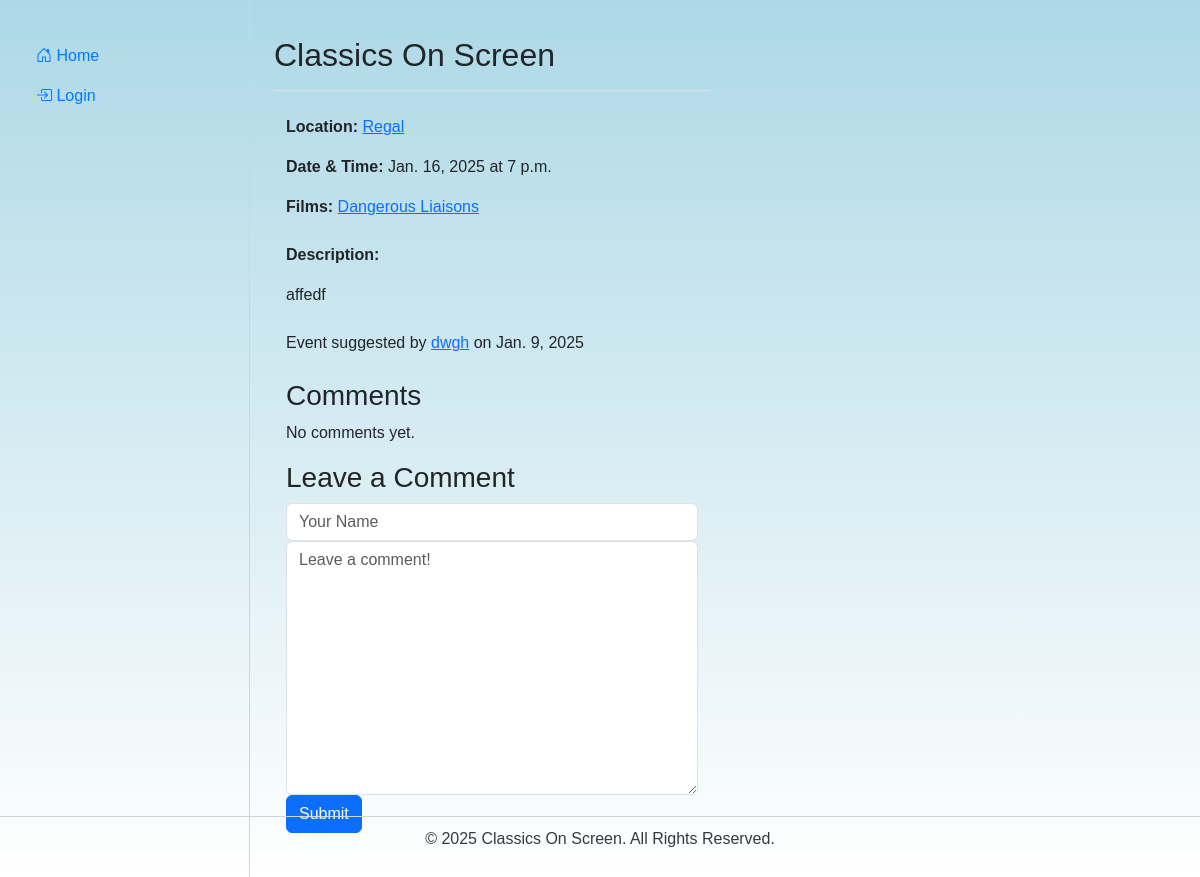
Page /show/2/ on the earlier database version.
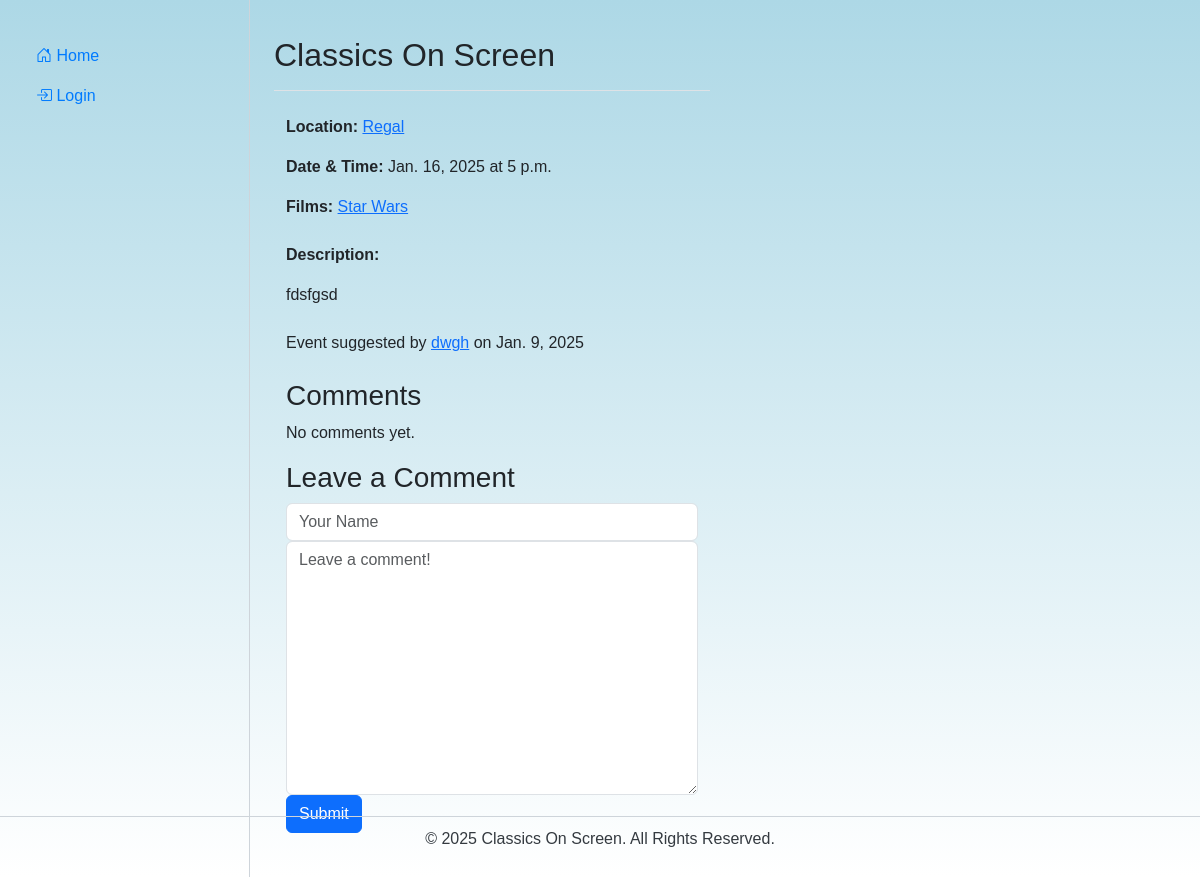
Same page on the later database version.
### blog/models.py (models this page shows, shortened)
class Show(models.Model):
    STATUS_CHOICES = [
        ('inactive', 'Inactive'),
        ('tbc', 'To Be Confirmed'),
        ('confirmed', 'Confirmed'),
        ('cancelled', 'Cancelled'),
        ('completed', 'Completed'),
        ('expired', 'Expired'),
    ]
    body = models.TextField()
    created_by = models.ForeignKey("SiteUser", on_delete=models.CASCADE)
    created_on = models.DateTimeField(auto_now_add=True)
    last_modified = models.DateTimeField(auto_now=True)
    film = models.ForeignKey("Film", on_delete=models.CASCADE, related_name="shows")
    location = models.ForeignKey("Location", on_delete=models.CASCADE, related_name="shows")
    eventtime = models.DateTimeField()
    credits = models.PositiveIntegerField(blank=True, null=True, default=0)
    status = models.CharField(max_length=10, choices=STATUS_CHOICES, default='inactive')
    class Meta:
        ordering = ['eventtime']
        unique_together = ('film', 'location', 'eventtime')

class Film(models.Model):
    name = models.CharField(max_length=60, unique=True)
    overridecapacity = models.IntegerField(blank=True, null=True)
    imdb_code = models.CharField(max_length=10, blank=False, null=False, unique=True)

class Location(models.Model):
    name = models.CharField(max_length=60, unique=True)
    min_capacity = models.IntegerField(default=40, blank=False, null=False)
    def __str__(self):
        return self.name

class SiteUser(AbstractUser):
    credits = models.IntegerField(blank=True, null=True, default=0)

### blog/views.py (the view, shortened to what this page needs)
# urls.py: path("show/<int:pk>/", views.blog_detail, name="blog_detail"),
def blog_detail(request, pk):
    show = get_object_or_404(Show, pk=pk)
    form = CommentForm()
    comments = Comment.objects.filter(show=show)
    context = {
        "show": show,
        "comments": comments,
        "form": form
    }
    return render(request, "blog/detail.html", context)

### blog/forms.py
class CommentForm(forms.Form):
    author = forms.CharField(
        max_length=60,
        widget=forms.TextInput(
            attrs={"class": "form-control", "placeholder": "Your Name"}
        ),
    )
    body = forms.CharField(
        widget=forms.Textarea(
            attrs={"class": "form-control", "placeholder": "Leave a comment!"}
        )
    )

### blog/templates/blog/detail.html (shortened to what this page needs)
{% extends "base.html" %}
{% block page_content %}
<div class="container">
    <div class="mb-4">
        <p><strong>Location:</strong>
            <a href="{% url 'blog_location' show.location.name %}">{{ show.location }}</a>
        </p>
        <p><strong>Date & Time:</strong> {{ show.eventtime.date }} at {{ show.eventtime.time }}</p>
        <p><strong>Films:</strong>
            {% if show.film %}
                <a href="{% url 'blog_film' show.film.name %}">{{ show.film.name }}</a>
            {% else %}
                No Films
            {% endif %}
        </p>
    </div>
    <div class="mb-4">
        <p><strong>Description:</strong></p>
        <p>{{ show.body | linebreaks }}</p>
    </div>
    <div class="mb-4">
        <p>Event suggested by <a href="{% url 'profile' show.created_by %}">{{ show.created_by }}</a> on {{ show.created_on.date }}</p>
    </div>
    <div>
        <h3>Comments</h3>
        {% if comments %}
            {% for comment in comments %}
                <div class="mb-3">
                    <p><strong>On {{ comment.created_on.date }}:</strong> <b>{{ comment.author }}</b> wrote:</p>
                    <p>{{ comment.body | linebreaks }}</p>
                </div>
            {% endfor %}
        {% else %}
            <p>No comments yet.</p>
        {% endif %}
    </div>
    <div class="mb-4">
        <h3>Leave a Comment</h3>
        <form method="post">
            <div class="form-group">
                {{ form.author }}
            </div>
            <div class="form-group">
                {{ form.body }}
            </div>
            <button type="submit" class="btn btn-primary">Submit</button>
        </form>
    </div>
</div>
{% endblock page_content %}

Differences in the rows shown:
changed Show "Regal": eventtime.time "7 p.m." → "5 p.m."; film.name "Dangerous Liaisons" → "Star Wars"; body "affedf" → "fdsfgsd"
